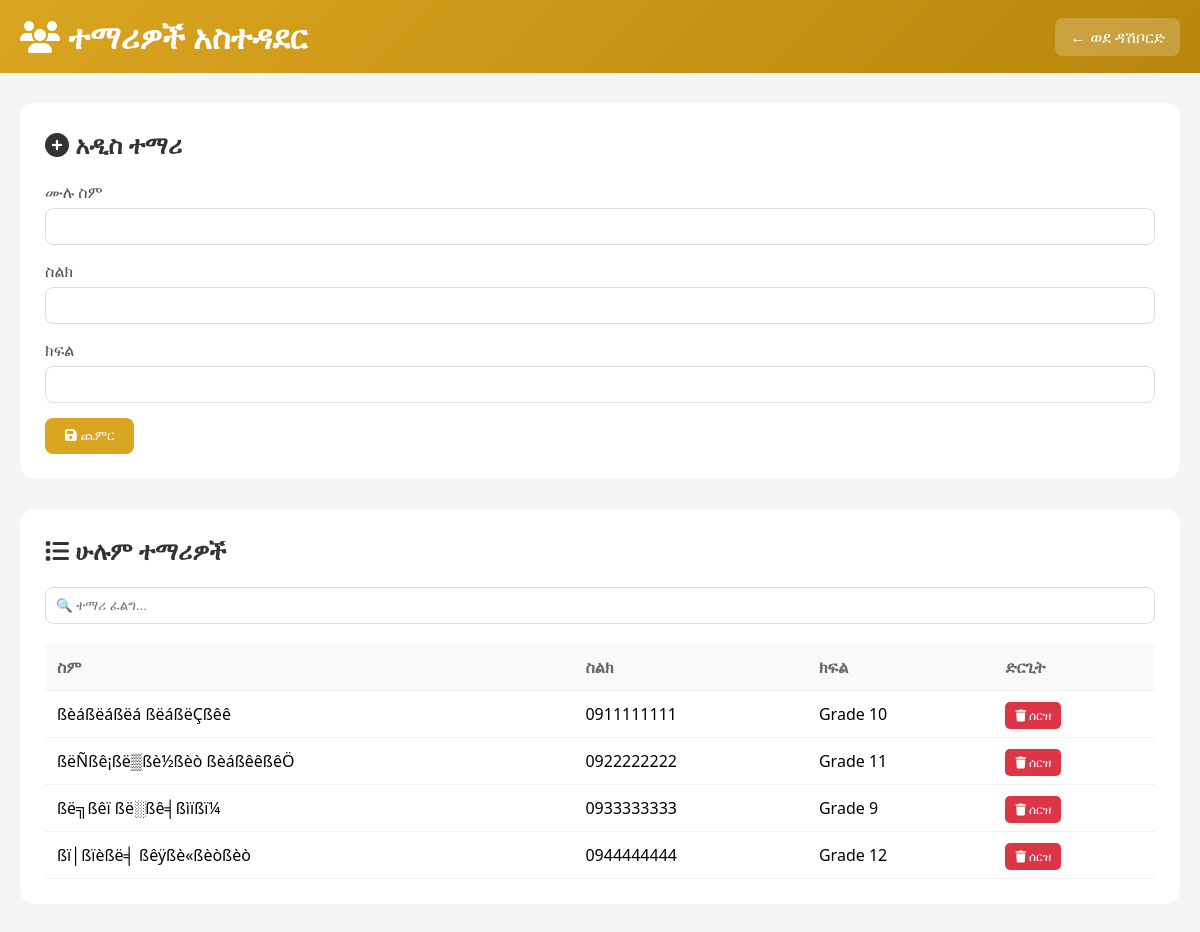
Page /nibret/students.php (signed in) on the committed database.
### tables this page shows
CREATE TABLE `students` (
  `id` int(11) NOT NULL AUTO_INCREMENT,
  `name` varchar(100) NOT NULL,
  `phone` varchar(20) DEFAULT NULL,
  `grade` varchar(20) DEFAULT NULL,
  `is_active` tinyint(4) DEFAULT 1,
  `created_at` datetime DEFAULT current_timestamp(),
  PRIMARY KEY (`id`)
);

### nibret/students.php (the view, shortened to what this page needs)
<?php
require_once '../config/database.php';
$stmt = $pdo->query("SELECT * FROM students ORDER BY name");
$students = $stmt->fetchAll();
?>
<!DOCTYPE html>
<html lang="en">
<head>
    <link rel="stylesheet" href="https://cdnjs.cloudflare.com/ajax/libs/font-awesome/6.4.0/css/all.min.css">
</head>
<body>
    <div class="header">
        <h1><i class="fas fa-users"></i> ተማሪዎች አስተዳደር</h1>
        <a href="index.php" class="back-btn">← ወደ ዳሽቦርድ</a>
    </div>
    <div class="container">
        <div class="card">
            <h2><i class="fas fa-plus-circle"></i> አዲስ ተማሪ</h2>
            <form method="POST">
                <div class="form-group">
                    <label>ሙሉ ስም</label>
                    <input type="text" name="name" required>
                </div>
                <div class="form-group">
                    <label>ስልክ</label>
                    <input type="text" name="phone">
                </div>
                <div class="form-group">
                    <label>ክፍል</label>
                    <input type="text" name="grade">
                </div>
                <button type="submit" name="add_student" class="btn btn-primary"><i class="fas fa-save"></i> ጨምር</button>
            </form>
        </div>
        <div class="card">
            <h2><i class="fas fa-list"></i> ሁሉም ተማሪዎች</h2>
            <div class="search-box">
                <input type="text" id="searchStudent" placeholder="🔍 ተማሪ ፈልግ..." onkeyup="filterTable()">
            </div>
            <div style="overflow-x: auto;">
                <table>
                    <thead>
                        <tr><th>ስም</th><th>ስልክ</th><th>ክፍል</th><th>ድርጊት</th></tr>
                    </thead>
                    <tbody id="studentTable">
                        <?php foreach ($students as $student): ?>
                        <tr class="student-row" data-name="<?php echo strtolower($student['name']); ?>">
                            <td><?php echo htmlspecialchars($student['name']); ?></td>
                            <td><?php echo htmlspecialchars($student['phone']); ?></td>
                            <td><?php echo htmlspecialchars($student['grade']); ?></td>
                            <td><a href="?delete=<?php echo $student['id']; ?>" class="btn-danger" onclick="return confirm('ሰርዝ?')"><i class="fas fa-trash"></i> ሰርዝ</a></td>
                        </tr>
                        <?php endforeach; ?>
                    </tbody>
                </table>
            </div>
        </div>
    </div>
</body>
</html>

### nibret/students.php (style rules this page uses)
:root { --primary: #DAA520; --primary-dark: #B8860B; }
* { margin: 0; padding: 0; box-sizing: border-box; }
body { font-family: 'Segoe UI', sans-serif; background: #f5f5f5; }
.header { background: linear-gradient(135deg, var(--primary), var(--primary-dark)); color: white; padding: 15px 20px; display: flex; justify-content: space-between; align-items: center; }
.back-btn { background: rgba(255,255,255,0.2); padding: 8px 15px; border-radius: 8px; color: white; text-decoration: none; }
.container { max-width: 1200px; margin: 30px auto; padding: 0 20px; }
.card { background: white; border-radius: 15px; padding: 25px; margin-bottom: 30px; }
.card h2 { margin-bottom: 20px; color: #333; }
.form-group { margin-bottom: 15px; }
.form-group label { display: block; margin-bottom: 5px; color: #555; font-weight: 500; }
.form-group input { width: 100%; padding: 10px; border: 1px solid #ddd; border-radius: 8px; }
.btn { padding: 10px 20px; border: none; border-radius: 8px; cursor: pointer; }
.btn-primary { background: var(--primary); color: white; }
.btn-danger { background: #dc3545; color: white; font-size: 12px; padding: 5px 10px; text-decoration: none; border-radius: 5px; }
table { width: 100%; border-collapse: collapse; }
th, td { padding: 12px; text-align: left; border-bottom: 1px solid #f0f0f0; }
th { background: #f8f9fa; color: #666; }
.search-box { margin-bottom: 20px; }
.search-box input { width: 100%; padding: 10px; border: 1px solid #ddd; border-radius: 8px; }

### rows in the picture
students: name "ßèáßëáßëá ßëáßëÇßêê", phone "0911111111", grade "Grade 10"
students: name "ßëÑßê¡ßë▒ßè½ßèò ßèáßêêßêÖ", phone "0922222222", grade "Grade 11"
students: name "ßë╗ßêï ßë░ßê╡ßìïßï¼", phone "0933333333", grade "Grade 9"
students: name "ßï│ßïèßë╡ ßêÿßè«ßèòßèò", phone "0944444444", grade "Grade 12"
